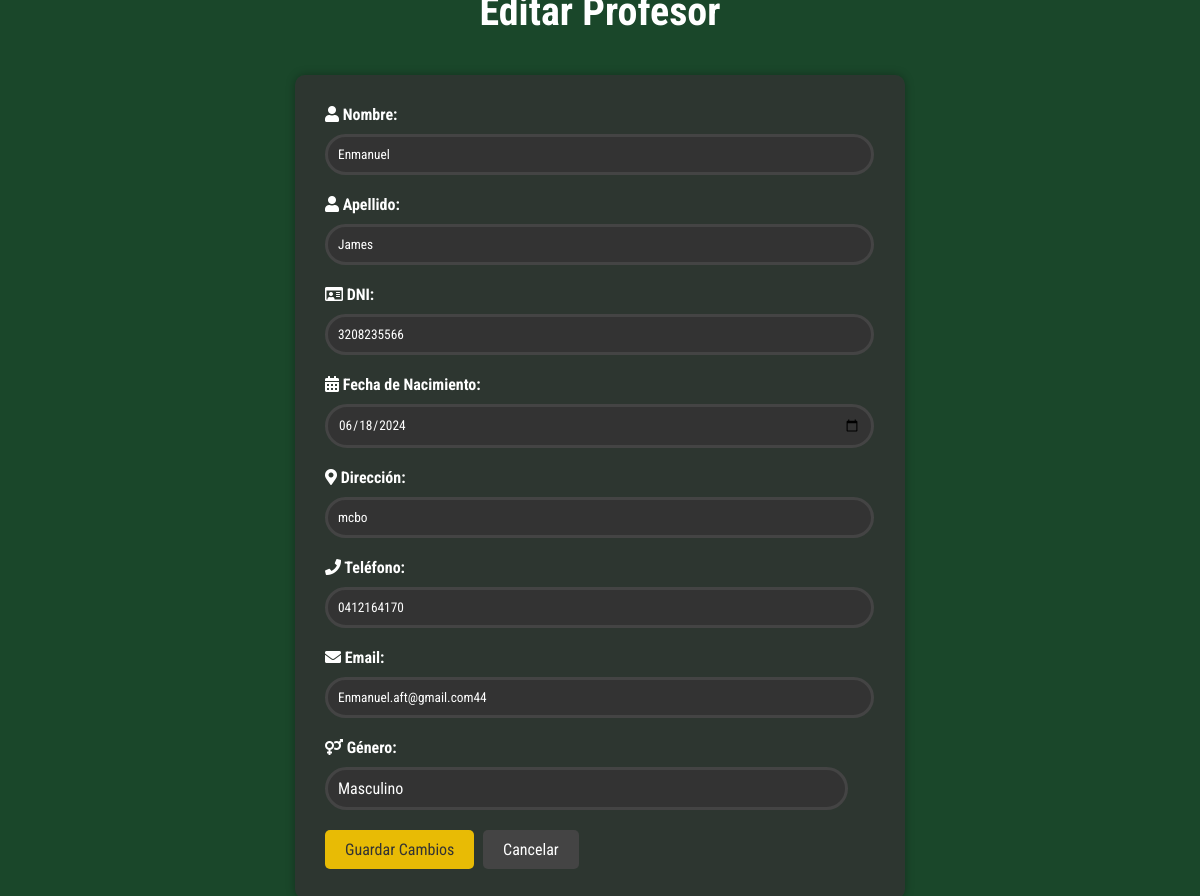
Screenshot of /edit_profesor/3 with the database file from the repository.
### tables this page shows
CREATE TABLE Profesor (
    id_profesor INTEGER PRIMARY KEY AUTOINCREMENT,
    dni_profesor VARCHAR(20) UNIQUE NOT NULL,
    nombre VARCHAR(100) NOT NULL,
    apellido VARCHAR(100) NOT NULL,
    fecha_nacimiento DATE NOT NULL,
    direccion VARCHAR(255) NOT NULL,
    telefono VARCHAR(20) NOT NULL,
    email VARCHAR(100) UNIQUE NOT NULL,
    genero CHAR(1) CHECK(genero IN ('M', 'F'))
);

### app/views_P.py (the view)
@app.route('/edit_profesor/<int:id>', methods=['GET', 'POST'])
def edit_profesor(id):
    conn = get_db()
    if request.method == 'POST':
        try:
            dni_profesor = request.form['dni']
            nombre = request.form['nombre']
            apellido = request.form['apellido']
            fecha_nacimiento = request.form['fecha_nacimiento']
            direccion = request.form['direccion']
            telefono = request.form['telefono']
            email = request.form['email']
            genero = request.form['genero']
            errores = []
            if not dni_profesor:
                errores.append('El DNI es obligatorio.')
            if not nombre:
                errores.append('El nombre es obligatorio.')
            if not apellido:
                errores.append('El apellido es obligatorio.')
            if not fecha_nacimiento:
                errores.append('La fecha de nacimiento es obligatoria.')
            if not direccion:
                errores.append('La dirección es obligatoria.')
            if not telefono:
                errores.append('El teléfono es obligatorio.')
            if not email:
                errores.append('El email es obligatorio.')
            if not genero:
                errores.append('El género es obligatorio.')
            if errores:
                return render_template('edit_profesor.html', id=id, errores=errores)
            conn.execute('''
                UPDATE Profesor
                SET dni_profesor = ?, nombre = ?, apellido = ?, fecha_nacimiento = ?, direccion = ?, telefono = ?, email = ?, genero = ?
                WHERE id_profesor = ?
            ''', (dni_profesor, nombre, apellido, fecha_nacimiento, direccion, telefono, email, genero, id))
            conn.commit()
            flash('Profesor actualizado correctamente.', 'success')
            return redirect(url_for('profesores'))
        except sqlite3.IntegrityError as e:
            if 'UNIQUE constraint failed: Profesor.dni_profesor' in str(e):
                flash('El DNI ya está registrado.', 'danger')
            elif 'UNIQUE constraint failed: Profesor.email' in str(e):
                flash('Error al actualizarlo el correo electrónico ya está registrado.', 'danger')
            else:
                flash(f'Error al editar profesor: {str(e)}', 'danger')
        except Exception as e:
            flash(f'Error al editar profesor: {str(e)}', 'danger')
        finally:
            conn.close()
    else:
        try:
            cursor = conn.execute('SELECT * FROM Profesor WHERE id_profesor = ?', (id,))
            profesor = cursor.fetchone()
            if not profesor:
                flash('Profesor no encontrado.', 'danger')
                return redirect(url_for('profesores'))
            return render_template('edit_profesor.html', profesor=profesor, id=id)
        except Exception as e:
            flash(f'Error al buscar profesor: {str(e)}', 'danger')
        finally:
            conn.close()
    return redirect(url_for('profesores'))

### app/views_P.py (called while the page is built)
def get_db():
    db = getattr(g, '_database', None)
    if db is None:
        db = g._database = sqlite3.connect(DATABASE)
        db.row_factory = sqlite3.Row
        db.execute("PRAGMA foreign_keys = ON;")
        db.commit()
    return db

@app.teardown_appcontext
def close_connection(exception):
    db = getattr(g, '_database', None)
    if db is not None:
        db.close()

### app/templates/edit_profesor.html (shortened to what this page needs)
<!DOCTYPE html>
<html lang="es">
<head>
    <link rel="stylesheet" href="{{ url_for('static', filename='styles.css') }}">
    <link rel="stylesheet" href="https://cdnjs.cloudflare.com/ajax/libs/font-awesome/5.15.3/css/all.min.css">
</head>
<body>
    <h1>Editar Profesor</h1>
    <form id="editProfesorForm" method="POST" action="{{ url_for('edit_profesor', id=profesor.id_profesor) }}" onsubmit="return validarFormulario()">
        <label for="nombre"><i class="fas fa-user"></i> Nombre:</label>
        <input type="text" id="nombre" name="nombre" value="{{ profesor.nombre }}" required>
        <label for="apellido"><i class="fas fa-user"></i> Apellido:</label>
        <input type="text" id="apellido" name="apellido" value="{{ profesor.apellido }}" required>
        <label for="dni"><i class="far fa-id-card"></i> DNI:</label>
        <input type="text" id="dni" name="dni" value="{{ profesor.dni_profesor }}" readonly>
        <label for="fecha_nacimiento"><i class="fas fa-calendar-alt"></i> Fecha de Nacimiento:</label>
        <input type="date" id="fecha_nacimiento" name="fecha_nacimiento" value="{{ profesor.fecha_nacimiento }}">
        <label for="direccion"><i class="fas fa-map-marker-alt"></i> Dirección:</label>
        <input type="text" id="direccion" name="direccion" value="{{ profesor.direccion }}" required>
        <label for="telefono"><i class="fas fa-phone"></i> Teléfono:</label>
        <input type="tel" id="telefono" name="telefono" value="{{ profesor.telefono }}" required>
        <label for="email"><i class="fas fa-envelope"></i> Email:</label>
        <input type="email" id="email" name="email" value="{{ profesor.email }}" required>
        <label for="genero"><i class="fas fa-venus-mars"></i> Género:</label>
        <select id="genero" name="genero" required>
            <option value="M" {% if profesor.genero == 'M' %} selected {% endif %}>Masculino</option>
        </select>
        <button type="submit" class="btn">Guardar Cambios</button>
        <a href="{{ url_for('profesores') }}" class="btn btn-secondary">Cancelar</a>
    </form>
</body>
</html>

### app/static/styles.css (style rules this page uses)
body { font-family: 'Roboto Condensed', sans-serif; background-color: #4F0F19; display: flex; justify-content: center; align-items: center; height: 100vh; margin: 0; }
select { border: none; background-color: #202020; padding: 10px 20px; border-radius: 100px; font-size: 16px; appearance: none; background: url('flecha_desplegable.png') no-repeat right center; }
select option { padding: 10px; }
body { font-family: 'Roboto Condensed', sans-serif; padding: 30px; }

### app/templates/edit_profesor.html (style rules this page uses)
body { font-family: 'Roboto Condensed', sans-serif; background-color: #1a472a; color: #fff; display: flex; justify-content: center; align-items: center; height: 100vh; margin: 0; flex-direction: column; }
h1 { font-size: 2.5em; margin-bottom: 20px; }
form { background-color: rgba(51, 51, 51, 0.8); padding: 30px; border-radius: 10px; box-shadow: 0 0 10px rgba(0, 0, 0, 0.3); width: 100%; max-width: 550px; margin-top: 20px; }
label { display: block; margin-bottom: 10px; font-weight: bold; }
input[type="text"], input[type="date"], input[type="email"], input[type="tel"], select { width: 95%; padding: 10px; margin-bottom: 20px; border: 3px solid #444; border-radius: 50px; background-color: #333; color: #fff; font-family: 'Roboto Condensed', sans-serif; }
select { background-color: #333; }
.btn { background-color: #e8bb05; color: #333; border: none; padding: 10px 20px; border-radius: 5px; cursor: pointer; transition: background-color 0.3s; font-size: 16px; font-family: 'Roboto Condensed', sans-serif; margin-right: 5px; text-decoration: none; display: inline-block; text-align: center; }
.btn-secondary { background-color: #444; color: #fff; }

### rows the page displays
Profesor: nombre "Enmanuel", apellido "James", dni "3208235566", fecha_nacimiento "06/18/2024", direccion "mcbo", telefono "0412164170", email "Enmanuel.aft@gmail.com44", genero "Masculino"
